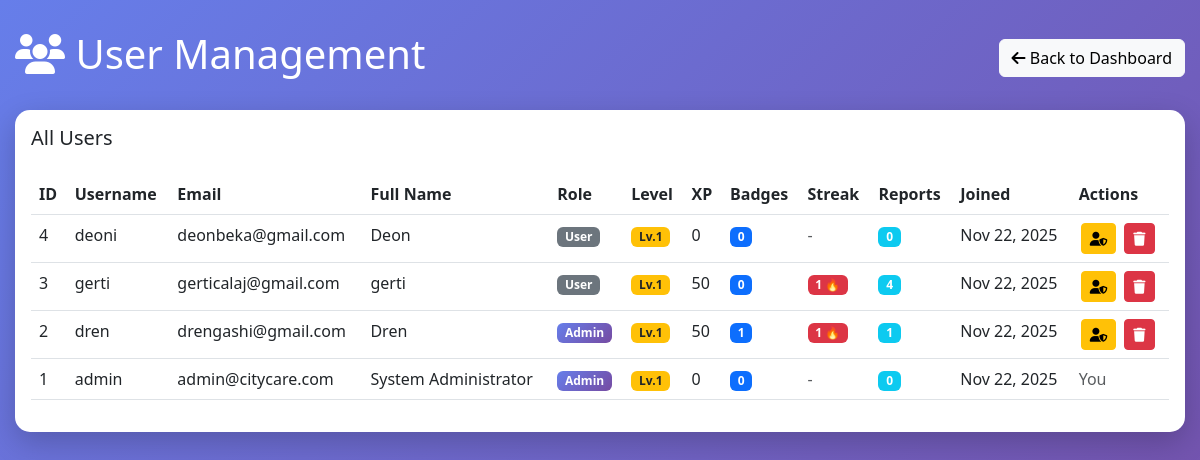
Before: /admin/users.php (signed in) with the older database file.
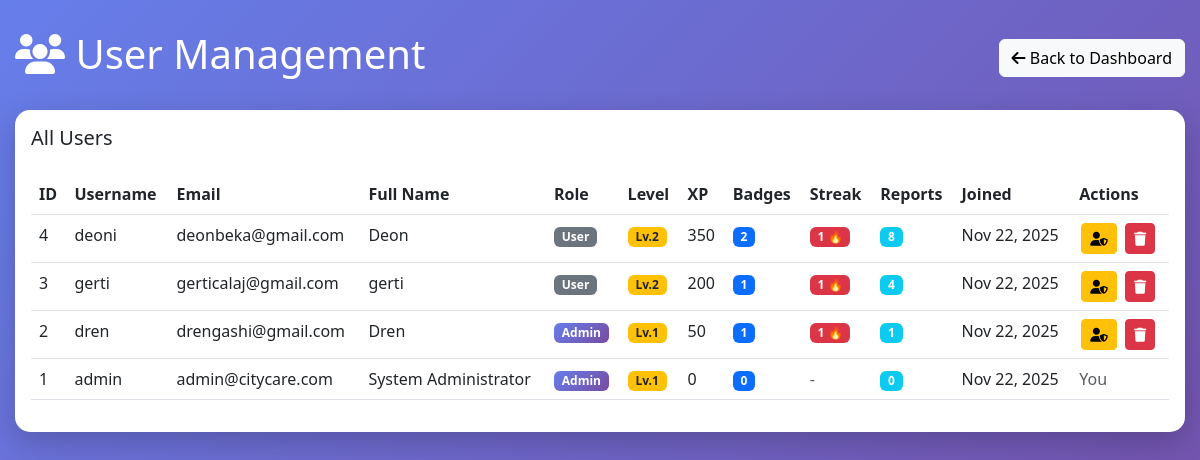
After: the same page with the newer database file.
### tables this page shows
CREATE TABLE `users` (
  `id` int(11) NOT NULL,
  `username` varchar(50) NOT NULL,
  `email` varchar(100) NOT NULL,
  `password` varchar(255) NOT NULL,
  `full_name` varchar(100) NOT NULL,
  `phone` varchar(20) DEFAULT NULL,
  `is_admin` tinyint(1) DEFAULT 0,
  `created_at` timestamp NOT NULL DEFAULT current_timestamp(),
  `report_streak` int(11) DEFAULT 0,
  `last_report_date` date DEFAULT NULL,
  `xp` int(11) DEFAULT 0,
  `level` int(11) DEFAULT 1
);

### admin/users.php (the view, shortened to what the changed rows need)
<?php
require_once '../config/database.php';
$stmt = $conn->query("
    SELECT u.*,
           COUNT(DISTINCT r.id) as report_count,
           COUNT(DISTINCT ub.id) as badge_count
    FROM users u
    LEFT JOIN reports r ON u.id = r.user_id
    LEFT JOIN user_badges ub ON u.id = ub.user_id
    GROUP BY u.id
    ORDER BY u.created_at DESC
");
$users = $stmt->fetchAll();
?>
<!DOCTYPE html>
<html lang="en">
<head>
    <link href="https://cdn.jsdelivr.net/npm/bootstrap@5.3.0/dist/css/bootstrap.min.css" rel="stylesheet">
    <link rel="stylesheet" href="https://cdnjs.cloudflare.com/ajax/libs/font-awesome/6.4.0/css/all.min.css">
</head>
<body>
    <div class="admin-container">
        <div class="d-flex justify-content-between align-items-center mb-4">
            <h1 class="text-white"><i class="fas fa-users"></i> User Management</h1>
        </div>
        <div class="card">
            <div class="card-body">
                <div class="table-responsive">
                    <table class="table table-hover">
                        <thead>
                            <tr>
                                <th>ID</th>
                                <th>Username</th>
                                <th>Email</th>
                                <th>Full Name</th>
                                <th>Role</th>
                                <th>Level</th>
                                <th>XP</th>
                                <th>Badges</th>
                                <th>Streak</th>
                                <th>Reports</th>
                                <th>Joined</th>
                                <th>Actions</th>
                            </tr>
                        </thead>
                        <tbody>
                            <?php foreach ($users as $user): ?>
                            <tr>
                                <td><?= $user['id'] ?></td>
                                <td><?= htmlspecialchars($user['username']) ?></td>
                                <td><?= htmlspecialchars($user['email']) ?></td>
                                <td><?= htmlspecialchars($user['full_name']) ?></td>
                                <td>
                                    <?php if ($user['is_admin']): ?>
                                        <span class="badge badge-admin">Admin</span>
                                    <?php else: ?>
                                        <span class="badge bg-secondary">User</span>
                                    <?php endif; ?>
                                </td>
                                <td><span class="badge bg-warning text-dark">Lv.<?= $user['level'] ?></span></td>
                                <td><?= number_format($user['xp']) ?></td>
                                <td><span class="badge bg-primary"><?= $user['badge_count'] ?></span></td>
                                <td>
                                    <?php if ($user['report_streak'] > 0): ?>
                                        <span class="badge bg-danger"><?= $user['report_streak'] ?> 🔥</span>
                                    <?php else: ?>
                                        <span class="text-muted">-</span>
                                    <?php endif; ?>
                                </td>
                                <td><span class="badge bg-info"><?= $user['report_count'] ?></span></td>
                                <td><?= date('M d, Y', strtotime($user['created_at'])) ?></td>
                                <td class="table-actions">
                                    <?php if ($user['id'] != $_SESSION['user_id']): ?>
                                        <form method="POST" style="display: inline;">
                                            <button type="submit" class="btn btn-sm btn-warning"
                                                    onclick="return confirm('Toggle admin role for this user?')">
                                                <i class="fas fa-user-shield"></i>
                                            </button>
                                        </form>
                                        <form method="POST" style="display: inline;">
                                            <button type="submit" class="btn btn-sm btn-danger"
                                                    onclick="return confirm('Delete this user and all their reports?')">
                                                <i class="fas fa-trash"></i>
                                            </button>
                                        </form>
                                    <?php else: ?>
                                        <span class="text-muted">You</span>
                                    <?php endif; ?>
                                </td>
                            </tr>
                            <?php endforeach; ?>
                        </tbody>
                    </table>
                </div>
            </div>
        </div>
    </div>
</body>
</html>

Changed rows visible on the page:
changed users "deoni": level "1" → "2"; xp "0" → "350"; badge_count "0" → "2"; report_streak (not shown) → "1"; report_count "0" → "8"; report_streak "-" → "🔥"
changed users "gerti": level "1" → "2"; xp "50" → "200"; badge_count "0" → "1"
